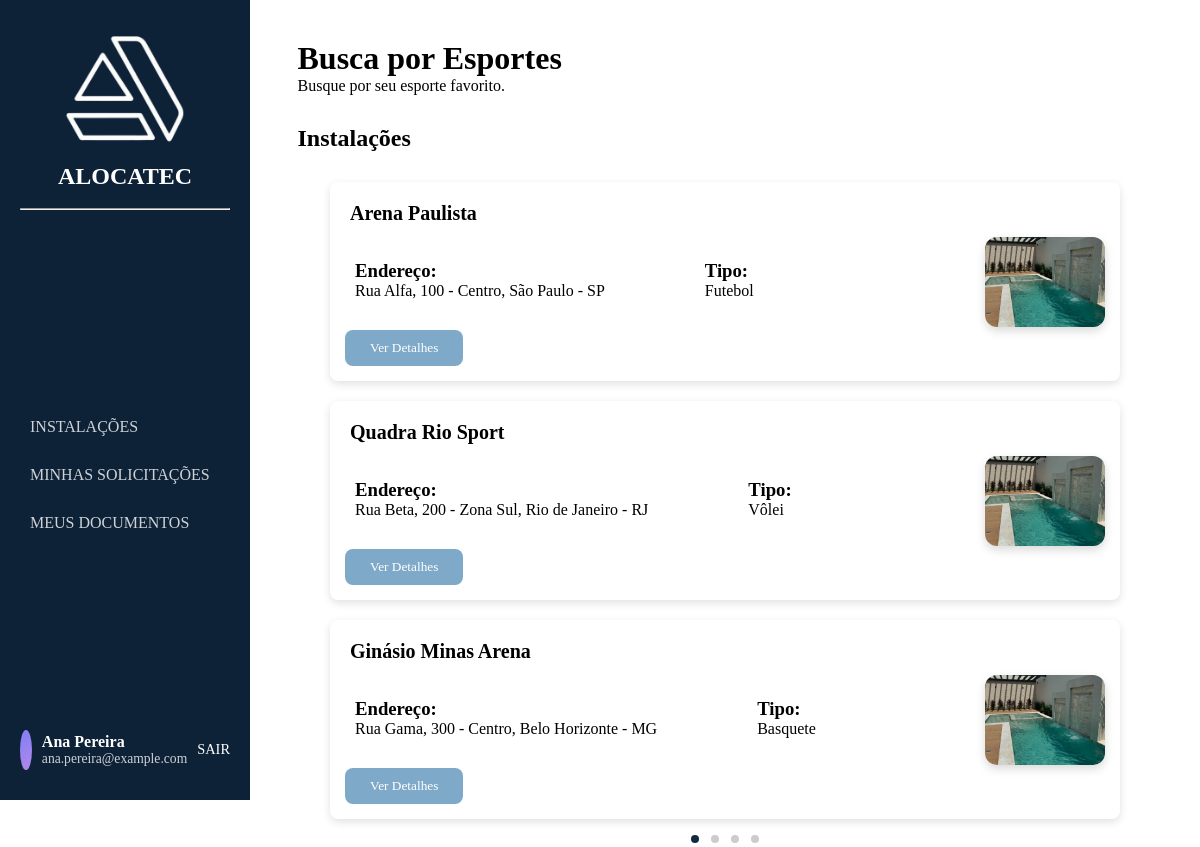
/pages/instalacao_part2/instalacoes.php (signed in), run on the app's committed database.
### tables this page shows
CREATE TABLE estabelecimento (
    id_estabelecimento INT AUTO_INCREMENT PRIMARY KEY,
    nome_est VARCHAR(100) NOT NULL,
    tipo ENUM('Vôlei','Futebol','Basquete','Piscina', 'Poliesportivo','Outros') NOT NULL,
    endereco VARCHAR(150) NOT NULL,
    numero NUMERIC(5) NOT NULL,
    bairro VARCHAR(150) NOT NULL,
    cep VARCHAR(10) NOT NULL,
    cidade VARCHAR(150) NOT NULL,
    complemento VARCHAR(150),
    uf VARCHAR(2) NOT NULL,
    status ENUM('Ativo', 'Inativo') NOT NULL,
    inicio TIME NOT NULL,
    termino TIME NOT NULL,
    disponibilidade ENUM('Seg-Sex', 'Sab-Dom', 'Seg-Dom') NOT NULL,
    id_administrador INT NOT NULL,
    FOREIGN KEY (id_administrador) REFERENCES administrador(id_administrador)
);

### login/login.php (called while the page is built, shortened)
<?php
class Store
{
    public static function get($key)
    {
        return $_SESSION[$key] ?? null;
    }
}

### pages/instalacao_part2/instalacoes.php (the view, shortened to what this page needs)
<?php
require_once '../../login/login.php';
$usuario = Store::get('usuario');
?>
<!DOCTYPE html>
<html lang="pt-BR">
<head>
    <link rel="stylesheet" href="instalacoes.css">
</head>
<body>
    <aside class="sidebar">
        <div class="logo">
            <div class="icone-logo">
                <img src="./img/logo.png" alt="Logo ALOCATEC">
            </div>
            <h2>ALOCATEC</h2>
            <br>
            <hr>
        </div>
        <nav>
            <ul>
                <li><a href="../instalacoes/instalacoes.php">INSTALAÇÕES</a></li>
                <li><a href="../solicitacoes/solicitacoes.php">MINHAS SOLICITAÇÕES</a></li>
                <li><a href="../documentos/meusdocumentos.php">MEUS DOCUMENTOS</a></li>
            </ul>
        </nav>
        <div class="user" data-usuario="<?= $usuario['id'] ?>"
            onclick="window.location.href='../perfil/perfil.php?usuario=<?= $usuario['id'] ?>'">
            <div class="avatar"></div>
            <div class="user-info">
                <p class="nome"><?= htmlspecialchars($usuario['nome_usu']) ?></p>
                <p class="cargo"><?= htmlspecialchars($usuario['email']) ?></p>
            </div>
            <a href="../../login/logout.php" class="logout">SAIR</a>
        </div>
    </aside>
    <div class="content">
        <div class="page">
            <h1>Busca por Esportes</h1>
            <p>Busque por seu esporte favorito.</p>
        </div>
        <div class="page">
            <h2>Instalações</h2>
        </div>
        <?php
        require_once '../../database/conexao_bd_mysql.php';
        $limite = 3;
        $onde_estou = isset($_GET['page']) ? max(1, intval($_GET['page'])) : 1;
        $linha_mysql = ($onde_estou - 1) * $limite;
        $tipo_espaco = $_GET['tipo_espaco'] ?? null;
        if ($tipo_espaco) {
            $total_query = "
        SELECT COUNT(*) AS total
        FROM estabelecimento
        WHERE tipo = '" . mysqli_real_escape_string($conexao_servidor_bd, $tipo_espaco) . "'
    ";
        } else {
            $total_query = "SELECT COUNT(*) AS total FROM estabelecimento";
        }
        $total_result = mysqli_query($conexao_servidor_bd, $total_query);
        $total_row = mysqli_fetch_assoc($total_result);
        $total = $total_row['total'];
        $total_pag = ceil($total / $limite);
        if ($tipo_espaco) {
            $sql = "
        SELECT DISTINCT id_estabelecimento, nome_est, endereco, numero,
               bairro, cidade, uf, tipo
        FROM estabelecimento
        WHERE tipo = '$tipo_espaco'
        LIMIT $linha_mysql, $limite
    ";
        } else {
            $sql = "
        SELECT id_estabelecimento, nome_est, endereco, numero, bairro, cidade, uf, tipo
        FROM estabelecimento
        LIMIT $linha_mysql, $limite
    ";
        }
        $instalacao = mysqli_query($conexao_servidor_bd, $sql);
        if ($instalacao && mysqli_num_rows($instalacao) > 0) {
            while ($value = mysqli_fetch_assoc($instalacao)) {
                $id_estabelecimento = htmlspecialchars($value['id_estabelecimento'] ?? '');
                echo "
        <div class='solicitacao-card' data-id='$id_estabelecimento'
             onclick=\"window.location.href='../busca/buscainformativo.php?id=$id_estabelecimento'\">
            <div class='conteudo-lateral'>
                <div class='topo-solicitacao'>
                    <div class='nome-espaco'>
                        <h2>" . htmlspecialchars($value['nome_est']) . "</h2>
                    </div>
                </div>
                <div class='detalhes-solicitacao'>
                    <div class='detalhe'>
                        <h3>Endereço:</h3>
                        <p>" . htmlspecialchars($value['endereco']) . ",
                        " . htmlspecialchars($value['numero']) . " - " . htmlspecialchars($value['bairro']) . ",
                        " . htmlspecialchars($value['cidade']) . " - " . htmlspecialchars($value['uf']) . "</p>
                    </div>
                    <div class='detalhe'>
                        <h3>Tipo:</h3>
                        <p>" . htmlspecialchars($value['tipo'] ?? 'Não informado') . "</p>
                    </div>
                </div>
                <button class='ver-detalhes'>Ver Detalhes</button>
            </div>
            <div class='img-container'>
                <div class='img-wrap'>
                    <img src='img/piscina.jpg'>
                </div>
            </div>
        </div>
        ";
            }
        } else {
            echo "<div class='erro'>
        <h2>Nenhuma instalação encontrada</h2>
    </div>";
        }
        ?>
        <div class="pagination-dots">
            <?php for ($i = 1; $i <= $total_pag; $i++): ?>
                <?php
                $class = ($i == $onde_estou) ? 'active' : '';
                $extra = $tipo_espaco ? "&tipo_espaco=$tipo_espaco" : "";
                ?>
                <a href="?page=<?php echo $i . $extra; ?>" class="dot <?php echo $class; ?>"></a>
            <?php endfor; ?>
        </div>
</body>
</html>

### pages/instalacao_part2/instalacoes.css (style rules this page uses)
* { margin: 0; padding: 0; box-sizing: border-box; font-family: "Nunito"; }
body { display: flex; height: 100vh; }
.sidebar { width: 250px; background: #0d2137; color: white; display: flex; flex-direction: column; justify-content: space-between; padding: 30px 20px; }
.logo { text-align: center; margin-bottom: 10px; }
.logo img { width: 120px; height: auto; }
.icone-logo { font-size: 40px; font-weight: bold; }
nav ul { list-style: none; }
nav ul li { padding: 15px 10px; cursor: pointer; opacity: 0.8; transition: 0.3s; }
a { text-decoration: none; color: white; }
.user { display: flex; align-items: center; gap: 10px; }
.avatar { width: 40px; height: 40px; background: linear-gradient(135deg, #7f7ff5, #b388eb); border-radius: 50%; }
.user-info p { margin: 0; }
.nome { font-weight: bold; }
.cargo { font-size: 0.85rem; opacity: 0.8; }
.logout { margin-left: auto; color: #fff; font-size: 0.9rem; text-decoration: none; }
.content { flex: 1; background: #fff; padding: 20px 0; display: flex; flex-direction: column; align-items: center; }
.page { width: 90%; max-width: 900px; margin: 20px auto 10px auto; justify-content: space-between; }
.topo-solicitacao { display: flex; justify-content: space-between; align-items: center; padding: 15px; }
.nome-espaco h2, .detalhes-solicitacao h2 { color: #000; }
.nome-espaco { width: 600px; }
.nome-espaco h2 { font-size: 20px; color: #000; text-align: justify; }
.solicitacao-card { margin-top: 20px; padding: 5px; border-radius: 8px; box-shadow: 0 3px 8px rgba(0, 0, 0, 0.12); background: #ffff; display: flex; justify-content: space-between; align-items: center; gap: 20px; }
.detalhes-solicitacao { gap: 100px; padding: 20px; display: flex; }
.ver-detalhes { background-color: #7ea9c9; border: none; color: white; padding: 10px 25px; border-radius: 8px; cursor: pointer; transition: 0.3s; margin: 10px; }
.pagination-dots { text-align: center; margin-top: 10px; }
.pagination-dots .dot { display: inline-block; width: 8px; height: 8px; border-radius: 50%; background-color: #ccc; margin: 0 4px; cursor: pointer; }
.pagination-dots .dot.active { background-color: #122a40; }
.conteudo-lateral { flex: 1; }
.img-container { display: flex; justify-content: flex-end; align-items: center; margin-right: 10px; }
.img-wrap { width: 120px; height: 90px; border-radius: 12px; overflow: hidden; box-shadow: 0px 4px 10px rgba(0, 0, 0, 0.15); }
.img-wrap img { width: 100%; height: 100%; object-fit: cover; }
.ver-detalhes { background-color: #7ea9c9; border: none; color: white; padding: 10px 25px; border-radius: 8px; cursor: pointer; transition: 0.3s; margin-top: 10px; }

### data on the page
estabelecimento: nome_est "Arena Paulista", endereco "Rua Alfa", numero "100", bairro "Centro", cidade "São Paulo", uf "SP", tipo "Futebol"
estabelecimento: nome_est "Quadra Rio Sport", endereco "Rua Beta", numero "200", bairro "Zona Sul", cidade "Rio de Janeiro", uf "RJ", tipo "Vôlei"
estabelecimento: nome_est "Ginásio Minas Arena", endereco "Rua Gama", numero "300", bairro "Centro", cidade "Belo Horizonte", uf "MG", tipo "Basquete"

### other printed values
$usuario['nome_usu'] "Ana Pereira"
$usuario['email'] "ana.pereira@example.com"
